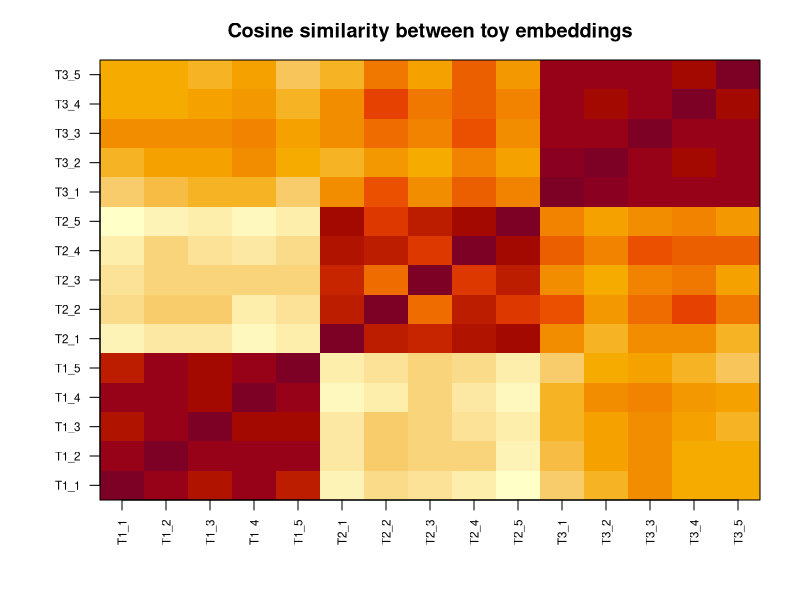
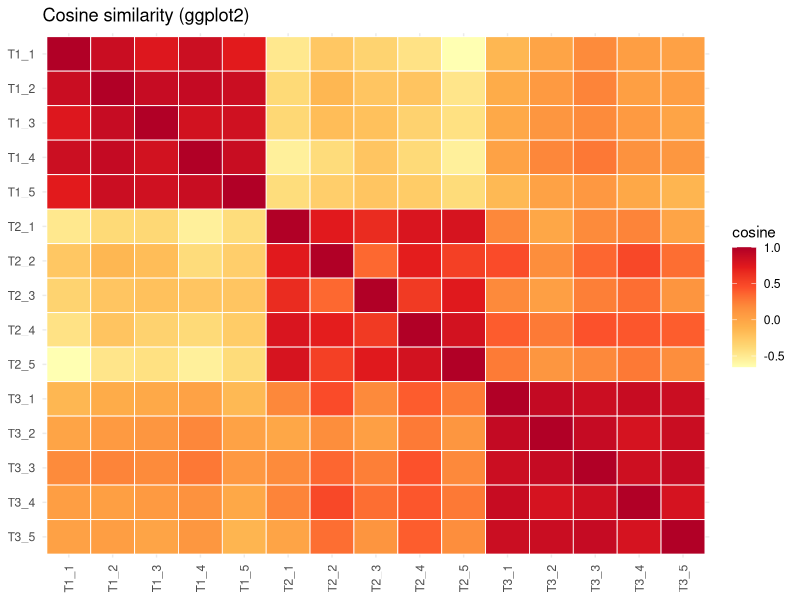

Recreate these plots in R, in order.
## ---- chunk 1
#| include: false
suppressPackageStartupMessages(library(tidyverse))
## ---- chunk 2
set.seed(42)

# Three latent "topics", each a random direction in R^d.
d <- 16
n_topics <- 3
topic_dirs <- matrix(rnorm(n_topics * d), nrow = n_topics)

# Generate documents: each doc picks a topic, then adds noise around
# that topic's direction. This mimics what a real encoder does, namely
# place semantically related items near a common direction.
docs_per_topic <- 5
labels <- rep(seq_len(n_topics), each = docs_per_topic)
doc_names <- paste0("T", labels, "_", ave(labels, labels, FUN = seq_along))

noise <- 0.6
emb <- t(sapply(labels, function(k) topic_dirs[k, ] + rnorm(d, sd = noise)))
rownames(emb) <- doc_names

# L2-normalize every embedding to unit length.
normalize_rows <- function(X) X / sqrt(rowSums(X^2))
emb_n <- normalize_rows(emb)

# On unit vectors, the full cosine similarity matrix is just the
# inner-product (Gram) matrix.
cos_sim <- emb_n %*% t(emb_n)

# Exact kNN retrieval for a single query embedding.
knn_search <- function(query, corpus_unit, k = 3) {
  q <- query / sqrt(sum(query^2))
  sims <- as.numeric(corpus_unit %*% q)
  ord <- order(sims, decreasing = TRUE)[seq_len(k)]
  data.frame(doc = rownames(corpus_unit)[ord], cosine = round(sims[ord], 3))
}

# Use document T2_1 as the query and retrieve its 4 nearest neighbors.
query_vec <- emb["T2_1", ]
cat("Query = T2_1; top matches (the query itself ranks first):\n")
print(knn_search(query_vec, emb_n, k = 4))

# Heatmap of the cosine similarity matrix.
ord <- order(labels)
M <- cos_sim[ord, ord]
op <- par(mar = c(5, 5, 3, 2))
image(
  x = seq_len(nrow(M)), y = seq_len(ncol(M)), z = M,
  col = hcl.colors(32, "YlOrRd", rev = TRUE),
  axes = FALSE, xlab = "", ylab = "",
  main = "Cosine similarity between toy embeddings"
)
axis(1, at = seq_len(nrow(M)), labels = rownames(M), las = 2, cex.axis = 0.7)
axis(2, at = seq_len(ncol(M)), labels = colnames(M), las = 2, cex.axis = 0.7)
box()
par(op)
## ---- chunk 3
library(ggplot2)

long <- data.frame(
  row = factor(rep(rownames(M), times = ncol(M)), levels = rownames(M)),
  col = factor(rep(colnames(M), each = nrow(M)), levels = rev(colnames(M))),
  sim = as.numeric(M)
)

ggplot(long, aes(x = row, y = col, fill = sim)) +
  geom_tile(color = "white", linewidth = 0.3) +
  scale_fill_distiller(palette = "YlOrRd", direction = 1, name = "cosine") +
  labs(x = NULL, y = NULL, title = "Cosine similarity (ggplot2)") +
  theme_minimal(base_size = 11) +
  theme(axis.text.x = element_text(angle = 90, vjust = 0.5, hjust = 1))
## ---- chunk 4
library(FNN)

# Query: the first document. get.knnx returns neighbors in the corpus
# for each query row, using Euclidean distance.
res <- get.knnx(data = emb_n, query = emb_n["T2_1", , drop = FALSE], k = 4)
neighbors <- rownames(emb_n)[res$nn.index[1, ]]

# Convert L2 distance on unit vectors back to cosine: cos = 1 - dist^2 / 2.
cosines <- 1 - res$nn.dist[1, ]^2 / 2
data.frame(doc = neighbors, cosine = round(cosines, 3))
## ---- chunk 5
tab <- data.frame(
  Index = c("Flat (exact)", "HNSW", "IVF-Flat", "IVF-PQ"),
  `Query speed` = c("Slow", "Very fast", "Fast", "Fast"),
  `Recall` = c("100%", "High, tunable", "High, tunable", "Medium, tunable"),
  `Memory` = c("Full vectors", "Full vectors + graph", "Full vectors + lists", "Compressed (small)"),
  `Build cost` = c("None", "High", "Medium (k-means)", "Medium (k-means + codebooks)"),
  `Best for` = c("< ~100k vectors, exactness", "Low-latency, moderate memory", "Large corpora, ample RAM", "Very large corpora, tight RAM"),
  check.names = FALSE
)
knitr::kable(tab, caption = "Tradeoffs among common vector index types.")
